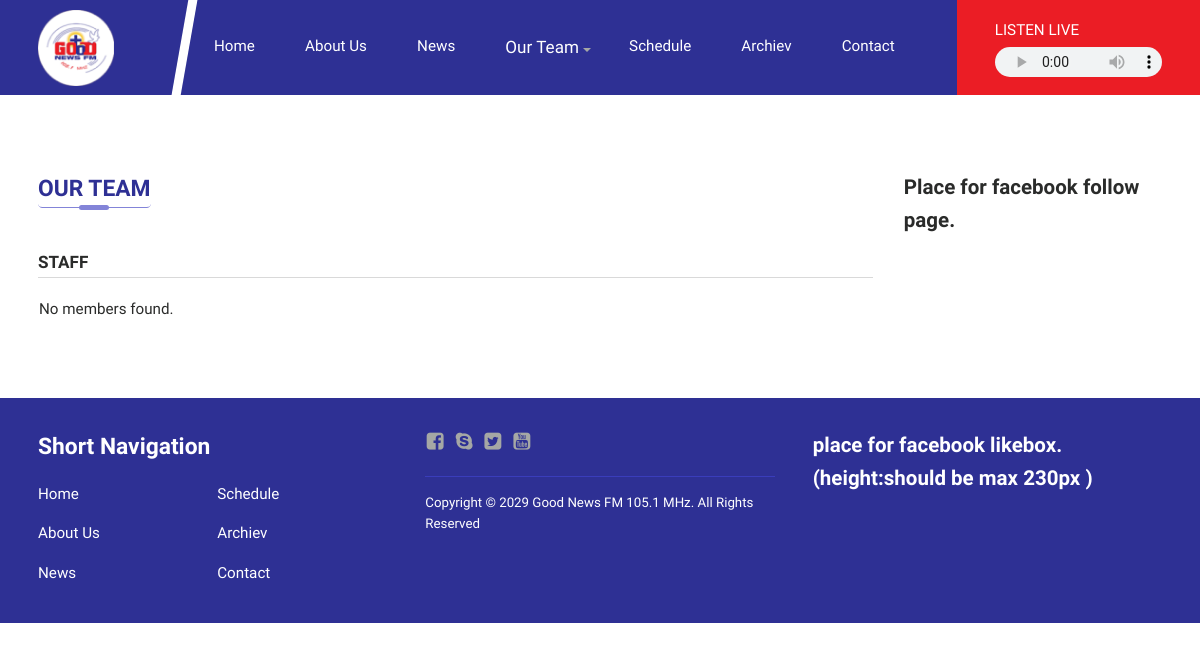
The page /team/staff/ on the database as committed earlier.
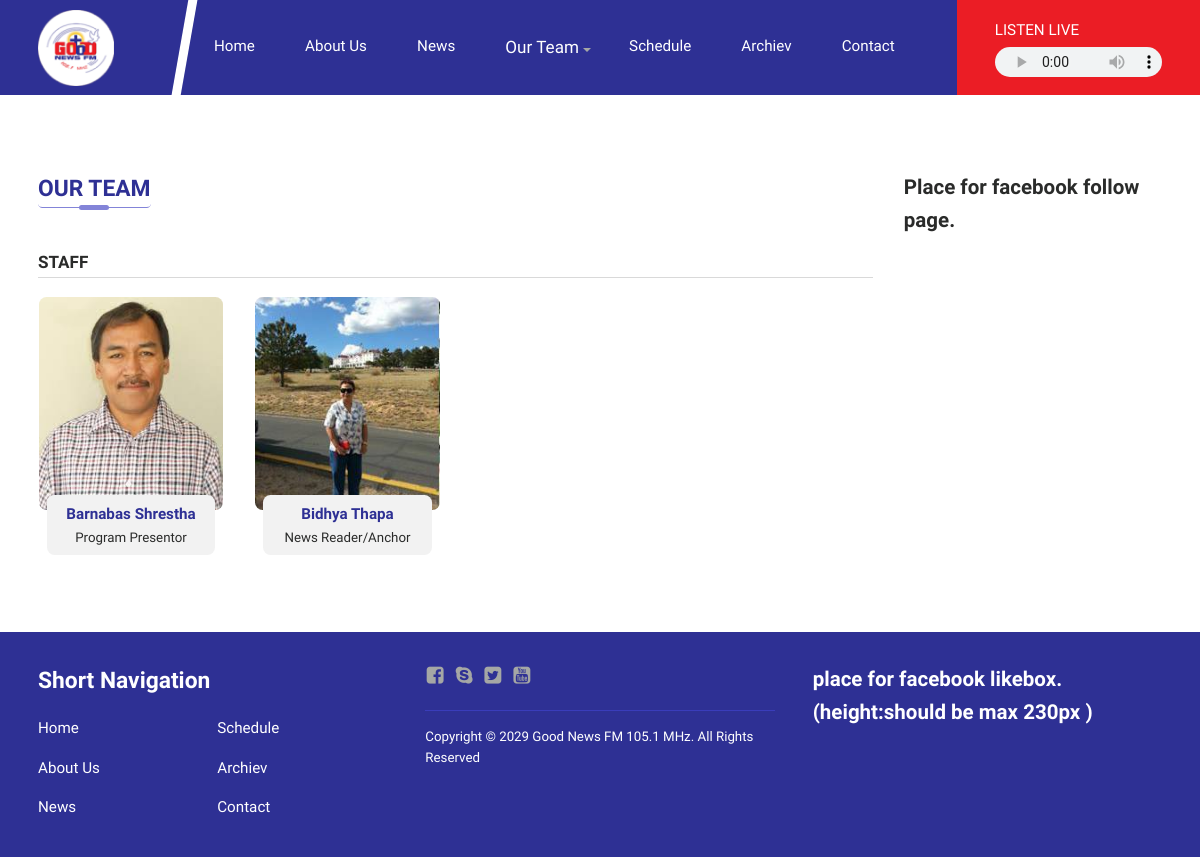
The same page on the database as committed later.
### fm/models.py (models this page shows, shortened)
class MediaFile(models.Model):
    file = models.FileField(upload_to='cabinet/library/')
    uploaded_at = models.DateTimeField(auto_now_add=True)
    alt_text = models.CharField(max_length=200, blank=True, help_text="Optional description")
    class Meta:
        ordering = ['-uploaded_at']

class TeamMember(models.Model):
    CATEGORY_CHOICES = [
        ('executive', 'Executive Team'),
        ('staff', 'Staff'),
        ('board', 'Board Members'),
        ('shareholder', 'Share Holders'),
    ]
    category = models.CharField(max_length=20, choices=CATEGORY_CHOICES)
    name = models.CharField(max_length=100)
    designation = models.CharField(max_length=100)
    profile_image = models.ForeignKey(MediaFile, on_delete=models.PROTECT,
                                      related_name='team_images')

### fmSite/views.py (the view)
# urls.py: path('team/<str:category>/', views.teamPage, name='team'),
def teamPage(request, category):
    category_map = {
        'executive' : 'executive',
        'staff' : 'staff',
        'board' : 'board',
        'shareholder': 'shareholder',
    }
    cat_key = category_map.get(category)
    if not cat_key:
        cat_key = 'board'
    members = TeamMember.objects.filter(category=cat_key)
    title = dict(TeamMember.CATEGORY_CHOICES).get(cat_key, 'Team')
    return render(request, 'team.html', {
        'members' : members,
        'title' : title,
        'category' : category
    })

### fm/context_processors.py (called while the page is built)
def site_logo(request):
    logo = SiteLogo.objects.first()
    return {'site_logo': logo}

### templates/team.html
{% extends 'base.html' %}
{% load static %}
{% block content %}
<div class="wrapper dg listing team mt80">
	<div class="col_9">
		<h5 class="bl-title">Our Team</h5>
		<h5 class="sub-title">{{title}}</h5>
		<div class="listing dg team">
			{% for mem in members %}
			<aside class="col_3 dfc item">
				<img src="{{mem.profile_image.file.url}}" alt="{{mem.name}}">
				<figure>
					<figcaption class="name h6">{{mem.name}}</figcaption>
					<figcaption class="post h7">{{mem.designation}}</figcaption>
				</figure>
			</aside>
			{% empty %}
			<aside class="col_12 dfc item p-1">
				<p>No members found.</p>
			</aside>
			{% endfor %}
		</div>
	</div>
	<div class="col_3">
		<h4>Place for facebook follow page.</h4>
	</div>
</div>
{% endblock %}

### templates/base.html
{% include "header.html" %}
{% block content %}
{% endblock %}
{% include "footer.html" %}

### templates/header.html (shortened to what this page needs)
{% load static %}
<!DOCTYPE html>
<html lang="en">
<head>
	<link rel="stylesheet" type="text/css" href="{% static 'css/font-styles.css' %}">
	<link rel="stylesheet" type="text/css" href="{% static 'css/owl.carousel.min.css' %}">
	<link rel="stylesheet" type="text/css" href="{% static 'css/jquery.lightbox.min.css' %}">
	<link rel="stylesheet" type="text/css" href="{% static 'css/front.css' %}">
</head>
<body>
	<header class="header">
		<nav class="wrapper df nav">
			<a class="logo" href="{% url 'home' %}">
				{% with logo=site_logo.logo %}
					{% if logo %}
						<img src="{{ logo.file.url }}" alt="Site Logo" class="logo">
					{% else %}
						<img src="{% static 'images/fav.png' %}" alt="Default Logo" class="logo">
					{% endif %}
				{% endwith %}
			</a>
			<ul class="nav_ul df">
				<li class="nav_li">
					<a class="nav_a {% if request.path == '/' %}active{% endif %}" href="{% url 'home' %}">Home</a>
				</li>
				<li class="nav_li">
					<a class="nav_a {% if request.path == '/about' %}active{% endif %}" href="{% url 'about' %}">About Us</a>
				</li>
				<li class="nav_li">
					<a class="nav_a {% if request.path == '/news' %}active{% endif %}" href="{% url 'news' %}">News</a>
				</li>
                <li class="nav_li drop"><a href="#" class="nav_a h5 db {% if request.path == '/team' %}active{% endif %}">Our Team</a>
                </li>
				<li class="nav_li">
					<a class="nav_a {% if request.path == '/program-schedule' %}active{% endif %}" href="{% url 'program-schedule' %}">Schedule</a>
				</li>
				<li class="nav_li">
					<a class="nav_a {% if request.path == '/archiev' %}active{% endif %}" href="{% url 'archiev' %}">Archiev</a>
				</li>
				<li class="nav_li">
					<a class="nav_a {% if request.path == '/contact' %}active{% endif %}" href="{% url 'contact' %}">Contact</a>
				</li>
			</ul>
			<figure class="live dfc">
				<figcaption>Listen Live</figcaption>
				<audio controls>
					<source src="https://streaming.softnep.net:10988/;stream.nsv&type=mp3&volume=60">
				</audio>
			</figure>
		</nav>
	</header>

### templates/footer.html
<footer class="footer mt80">
    <div class="wrapper dg inner">
        <div class="col_4">
            <h3 class="footer_title">Short Navigation</h3>
            <ul class="footer_ul">
                <li class="footer_li litem">
                    <a class="footer_a {% if request.resolver_match.url_name == 'home' %}active{% endif %}" href="{% url 'home' %}">Home</a>
                </li>
                <li class="footer_li litem">
                    <a class="footer_a {% if request.resolver_match.url_name == 'about' %}active{% endif %}" href="{% url 'about' %}">About Us</a>
                </li>
                <li class="footer_li litem">
                    <a class="footer_a {% if request.resolver_match.url_name == 'news' %}active{% endif %}" href="{% url 'news' %}">News</a>
                </li>
                <li class="footer_li litem">
                    <a class="footer_a {% if request.resolver_match.url_name == 'program-schedule' %}active{% endif %} " href="{% url 'program-schedule' %}">Schedule</a>
                </li>
                <li class="footer_li litem">
                    <a class="footer_a {% if request.resolver_match.url_name == 'archiev' %}active{% endif %}" href="{% url 'archiev' %}">Archiev</a>
                </li>
                <li class="footer_li litem">
                    <a class="footer_a {% if request.resolver_match.url_name == 'contact' %}active{% endif %}" href="{% url 'contact' %}">Contact</a>
                </li>
            </ul>
        </div>
        <div class="col_4">
            <ul class="footer_ul df">
                <li class="footer_li">
                    <a class="footer_a" href="#"><i class="cf cf-facebook-square footicon"></i></a>
                </li>
                <li class="footer_li">
                    <a class="footer_a" href="#"><i class="cf cf-skype footicon"></i></a>
                </li>
                <li class="footer_li">
                    <a class="footer_a" href="#"><i class="cf cf-twitter-square footicon"></i></a>
                </li>
                <li class="footer_li">
                    <a class="footer_a" href="#"><i class="cf cf-youtube-square footicon"></i></a>
                </li>
            </ul>
            <p class="copyright">Copyright © 2029 Good News FM 105.1 MHz. All Rights Reserved</p>
        </div>
        <div class="col_4">
            <h4>place for facebook likebox.(height:should be max 230px )</h4>
        </div>
    </div>
</footer>
</body>
</html>

Rows that differ between the two databases and show on the page:
added TeamMember: profile_image.file (picture), name "Barnabas Shrestha", designation "Program Presentor"
added TeamMember: profile_image.file (picture), name "Bidhya Thapa", designation "News Reader/Anchor"
Other text that changed with them:
text no longer shown: "No members found."
